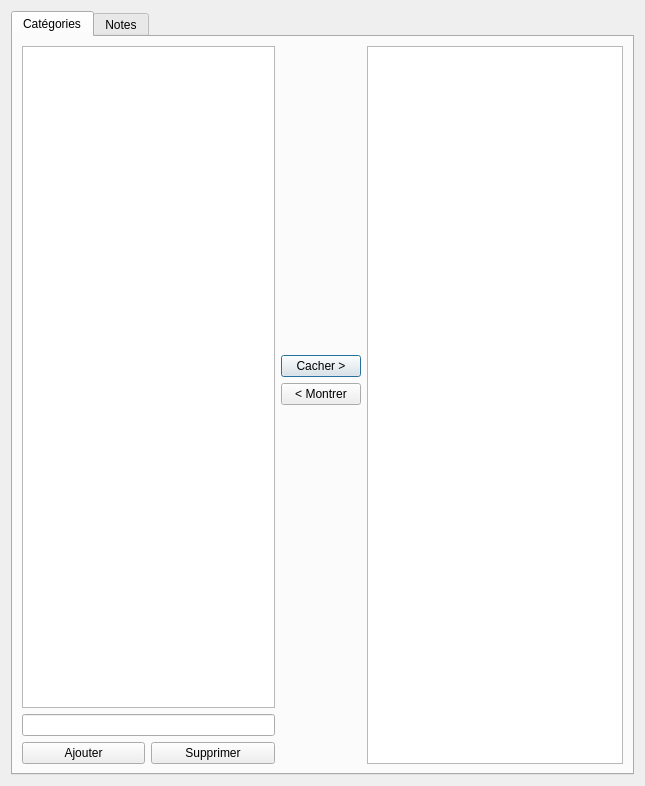
<?xml version="1.0" encoding="UTF-8"?>
<ui version="4.0">
 <class>Dialog</class>
 <widget class="QDialog" name="Dialog">
  <property name="geometry">
   <rect>
    <x>0</x>
    <y>0</y>
    <width>645</width>
    <height>786</height>
   </rect>
  </property>
  <property name="windowTitle">
   <string notr="true">Note categories</string>
  </property>
  <layout class="QGridLayout" name="gridLayout_2">
   <item row="0" column="0">
    <layout class="QGridLayout" name="gridLayout">
     <item row="0" column="0">
      <widget class="QTabWidget" name="tabWidget">
       <property name="currentIndex">
        <number>0</number>
       </property>
       <widget class="QWidget" name="note_categories_tab">
        <attribute name="title">
         <string notr="true">Catégories</string>
        </attribute>
        <layout class="QGridLayout" name="gridLayout_3">
         <item row="1" column="1">
          <layout class="QGridLayout" name="gridLayout_7">
           <item row="1" column="2">
            <widget class="QPushButton" name="hide_note_category_button">
             <property name="sizePolicy">
              <sizepolicy hsizetype="MinimumExpanding" vsizetype="Fixed">
               <horstretch>0</horstretch>
               <verstretch>0</verstretch>
              </sizepolicy>
             </property>
             <property name="text">
              <string notr="true">Cacher &gt;</string>
             </property>
            </widget>
           </item>
           <item row="0" column="2">
            <spacer name="verticalSpacer_4">
             <property name="sizePolicy">
              <sizepolicy hsizetype="Minimum" vsizetype="Minimum">
               <horstretch>0</horstretch>
               <verstretch>0</verstretch>
              </sizepolicy>
             </property>
             <property name="orientation">
              <enum>Qt::Vertical</enum>
             </property>
             <property name="sizeType">
              <enum>QSizePolicy::Minimum</enum>
             </property>
             <property name="sizeHint" stdset="0">
              <size>
               <width>20</width>
               <height>40</height>
              </size>
             </property>
            </spacer>
           </item>
           <item row="0" column="0" rowspan="4" colspan="2">
            <widget class="QListWidget" name="shown_note_categories_list">
             <property name="sizePolicy">
              <sizepolicy hsizetype="Expanding" vsizetype="Expanding">
               <horstretch>0</horstretch>
               <verstretch>0</verstretch>
              </sizepolicy>
             </property>
             <property name="selectionMode">
              <enum>QAbstractItemView::ExtendedSelection</enum>
             </property>
             <property name="sortingEnabled">
              <bool>true</bool>
             </property>
            </widget>
           </item>
           <item row="2" column="2">
            <widget class="QPushButton" name="show_note_category_button">
             <property name="sizePolicy">
              <sizepolicy hsizetype="MinimumExpanding" vsizetype="Fixed">
               <horstretch>0</horstretch>
               <verstretch>0</verstretch>
              </sizepolicy>
             </property>
             <property name="text">
              <string notr="true">&lt; Montrer</string>
             </property>
            </widget>
           </item>
           <item row="4" column="0" colspan="2">
            <widget class="QLineEdit" name="add_note_category_input">
             <property name="sizePolicy">
              <sizepolicy hsizetype="Minimum" vsizetype="Fixed">
               <horstretch>0</horstretch>
               <verstretch>0</verstretch>
              </sizepolicy>
             </property>
            </widget>
           </item>
           <item row="5" column="0">
            <widget class="QPushButton" name="add_note_category_button">
             <property name="sizePolicy">
              <sizepolicy hsizetype="Ignored" vsizetype="Fixed">
               <horstretch>0</horstretch>
               <verstretch>0</verstretch>
              </sizepolicy>
             </property>
             <property name="text">
              <string notr="true">Ajouter</string>
             </property>
            </widget>
           </item>
           <item row="5" column="1">
            <widget class="QPushButton" name="delete_note_category_button">
             <property name="sizePolicy">
              <sizepolicy hsizetype="Ignored" vsizetype="Fixed">
               <horstretch>0</horstretch>
               <verstretch>0</verstretch>
              </sizepolicy>
             </property>
             <property name="text">
              <string notr="true">Supprimer</string>
             </property>
            </widget>
           </item>
           <item row="0" column="3" rowspan="6">
            <widget class="QListWidget" name="hidden_note_categories_list">
             <property name="sizePolicy">
              <sizepolicy hsizetype="Minimum" vsizetype="Expanding">
               <horstretch>0</horstretch>
               <verstretch>0</verstretch>
              </sizepolicy>
             </property>
             <property name="selectionMode">
              <enum>QAbstractItemView::ExtendedSelection</enum>
             </property>
             <property name="sortingEnabled">
              <bool>true</bool>
             </property>
            </widget>
           </item>
           <item row="3" column="2" rowspan="3">
            <spacer name="verticalSpacer_3">
             <property name="sizePolicy">
              <sizepolicy hsizetype="Minimum" vsizetype="Minimum">
               <horstretch>0</horstretch>
               <verstretch>0</verstretch>
              </sizepolicy>
             </property>
             <property name="orientation">
              <enum>Qt::Vertical</enum>
             </property>
             <property name="sizeType">
              <enum>QSizePolicy::Minimum</enum>
             </property>
             <property name="sizeHint" stdset="0">
              <size>
               <width>20</width>
               <height>40</height>
              </size>
             </property>
            </spacer>
           </item>
          </layout>
         </item>
        </layout>
       </widget>
       <widget class="QWidget" name="notes_tab">
        <attribute name="title">
         <string notr="true">Notes</string>
        </attribute>
        <layout class="QGridLayout" name="gridLayout_6">
         <item row="1" column="0">
          <layout class="QGridLayout" name="gridLayout_5">
           <item row="0" column="1">
            <spacer name="verticalSpacer_2">
             <property name="orientation">
              <enum>Qt::Vertical</enum>
             </property>
             <property name="sizeHint" stdset="0">
              <size>
               <width>20</width>
               <height>40</height>
              </size>
             </property>
            </spacer>
           </item>
           <item row="3" column="1">
            <spacer name="verticalSpacer">
             <property name="orientation">
              <enum>Qt::Vertical</enum>
             </property>
             <property name="sizeHint" stdset="0">
              <size>
               <width>20</width>
               <height>40</height>
              </size>
             </property>
            </spacer>
           </item>
           <item row="1" column="1">
            <widget class="QPushButton" name="add_notes_in_category_btn">
             <property name="text">
              <string notr="true">Ajouter &gt;&gt;&gt;</string>
             </property>
            </widget>
           </item>
           <item row="2" column="1">
            <widget class="QPushButton" name="remove_notes_from_category_btn">
             <property name="text">
              <string notr="true">&lt;&lt;&lt; Enlever</string>
             </property>
            </widget>
           </item>
           <item row="0" column="0" rowspan="4">
            <widget class="FilteredNotesListWidget" name="notes_not_in_category_list" native="true">
             <property name="sizePolicy">
              <sizepolicy hsizetype="MinimumExpanding" vsizetype="Preferred">
               <horstretch>0</horstretch>
               <verstretch>0</verstretch>
              </sizepolicy>
             </property>
            </widget>
           </item>
           <item row="0" column="2" rowspan="4">
            <widget class="FilteredNotesListWidget" name="notes_in_category_list" native="true">
             <property name="sizePolicy">
              <sizepolicy hsizetype="MinimumExpanding" vsizetype="Preferred">
               <horstretch>0</horstretch>
               <verstretch>0</verstretch>
              </sizepolicy>
             </property>
            </widget>
           </item>
          </layout>
         </item>
         <item row="0" column="0">
          <widget class="QComboBox" name="note_categories_selector"/>
         </item>
        </layout>
       </widget>
      </widget>
     </item>
    </layout>
   </item>
  </layout>
 </widget>
 <customwidgets>
  <customwidget>
   <class>FilteredNotesListWidget</class>
   <extends>QWidget</extends>
   <header>gui/filtered_notes_list_widget</header>
   <container>1</container>
   <slots>
    <signal>itemSelectionChanged()</signal>
   </slots>
  </customwidget>
 </customwidgets>
 <resources/>
 <connections>
  <connection>
   <sender>add_note_category_input</sender>
   <signal>returnPressed()</signal>
   <receiver>Dialog</receiver>
   <slot>add_note_category_fnc()</slot>
   <hints>
    <hint type="sourcelabel">
     <x>191</x>
     <y>756</y>
    </hint>
    <hint type="destinationlabel">
     <x>409</x>
     <y>392</y>
    </hint>
   </hints>
  </connection>
  <connection>
   <sender>add_note_category_button</sender>
   <signal>pressed()</signal>
   <receiver>Dialog</receiver>
   <slot>add_note_category_fnc()</slot>
   <hints>
    <hint type="sourcelabel">
     <x>409</x>
     <y>756</y>
    </hint>
    <hint type="destinationlabel">
     <x>409</x>
     <y>392</y>
    </hint>
   </hints>
  </connection>
  <connection>
   <sender>show_note_category_button</sender>
   <signal>pressed()</signal>
   <receiver>Dialog</receiver>
   <slot>show_note_category_fnc()</slot>
   <hints>
    <hint type="sourcelabel">
     <x>409</x>
     <y>398</y>
    </hint>
    <hint type="destinationlabel">
     <x>409</x>
     <y>392</y>
    </hint>
   </hints>
  </connection>
  <connection>
   <sender>hide_note_category_button</sender>
   <signal>pressed()</signal>
   <receiver>Dialog</receiver>
   <slot>hide_note_category_fnc()</slot>
   <hints>
    <hint type="sourcelabel">
     <x>409</x>
     <y>378</y>
    </hint>
    <hint type="destinationlabel">
     <x>409</x>
     <y>392</y>
    </hint>
   </hints>
  </connection>
  <connection>
   <sender>add_notes_in_category_btn</sender>
   <signal>pressed()</signal>
   <receiver>Dialog</receiver>
   <slot>add_notes_in_category_fnc()</slot>
   <hints>
    <hint type="sourcelabel">
     <x>409</x>
     <y>404</y>
    </hint>
    <hint type="destinationlabel">
     <x>409</x>
     <y>392</y>
    </hint>
   </hints>
  </connection>
  <connection>
   <sender>note_categories_selector</sender>
   <signal>currentIndexChanged(QString)</signal>
   <receiver>Dialog</receiver>
   <slot>dropdown_item_changed_fnc()</slot>
   <hints>
    <hint type="sourcelabel">
     <x>409</x>
     <y>45</y>
    </hint>
    <hint type="destinationlabel">
     <x>409</x>
     <y>392</y>
    </hint>
   </hints>
  </connection>
  <connection>
   <sender>remove_notes_from_category_btn</sender>
   <signal>pressed()</signal>
   <receiver>Dialog</receiver>
   <slot>remove_notes_from_category_fnc()</slot>
   <hints>
    <hint type="sourcelabel">
     <x>409</x>
     <y>424</y>
    </hint>
    <hint type="destinationlabel">
     <x>409</x>
     <y>392</y>
    </hint>
   </hints>
  </connection>
  <connection>
   <sender>delete_note_category_button</sender>
   <signal>pressed()</signal>
   <receiver>Dialog</receiver>
   <slot>delete_note_category_fnc()</slot>
   <hints>
    <hint type="sourcelabel">
     <x>210</x>
     <y>759</y>
    </hint>
    <hint type="destinationlabel">
     <x>322</x>
     <y>392</y>
    </hint>
   </hints>
  </connection>
  <connection>
   <sender>shown_note_categories_list</sender>
   <signal>currentTextChanged(QString)</signal>
   <receiver>Dialog</receiver>
   <slot>on_shown_note_category_change(QString)</slot>
   <hints>
    <hint type="sourcelabel">
     <x>145</x>
     <y>378</y>
    </hint>
    <hint type="destinationlabel">
     <x>322</x>
     <y>392</y>
    </hint>
   </hints>
  </connection>
  <connection>
   <sender>hidden_note_categories_list</sender>
   <signal>currentTextChanged(QString)</signal>
   <receiver>Dialog</receiver>
   <slot>on_hidden_note_category_change(QString)</slot>
   <hints>
    <hint type="sourcelabel">
     <x>498</x>
     <y>401</y>
    </hint>
    <hint type="destinationlabel">
     <x>322</x>
     <y>392</y>
    </hint>
   </hints>
  </connection>
 </connections>
 <slots>
  <slot>add_note_category_fnc()</slot>
  <slot>hide_note_category_fnc()</slot>
  <slot>show_note_category_fnc()</slot>
  <slot>add_notes_in_category_fnc()</slot>
  <slot>remove_notes_from_category_fnc()</slot>
  <slot>dropdown_item_changed_fnc()</slot>
  <slot>delete_note_category_fnc()</slot>
  <slot>on_shown_note_category_change(QString)</slot>
  <slot>on_hidden_note_category_change(QString)</slot>
 </slots>
</ui>
